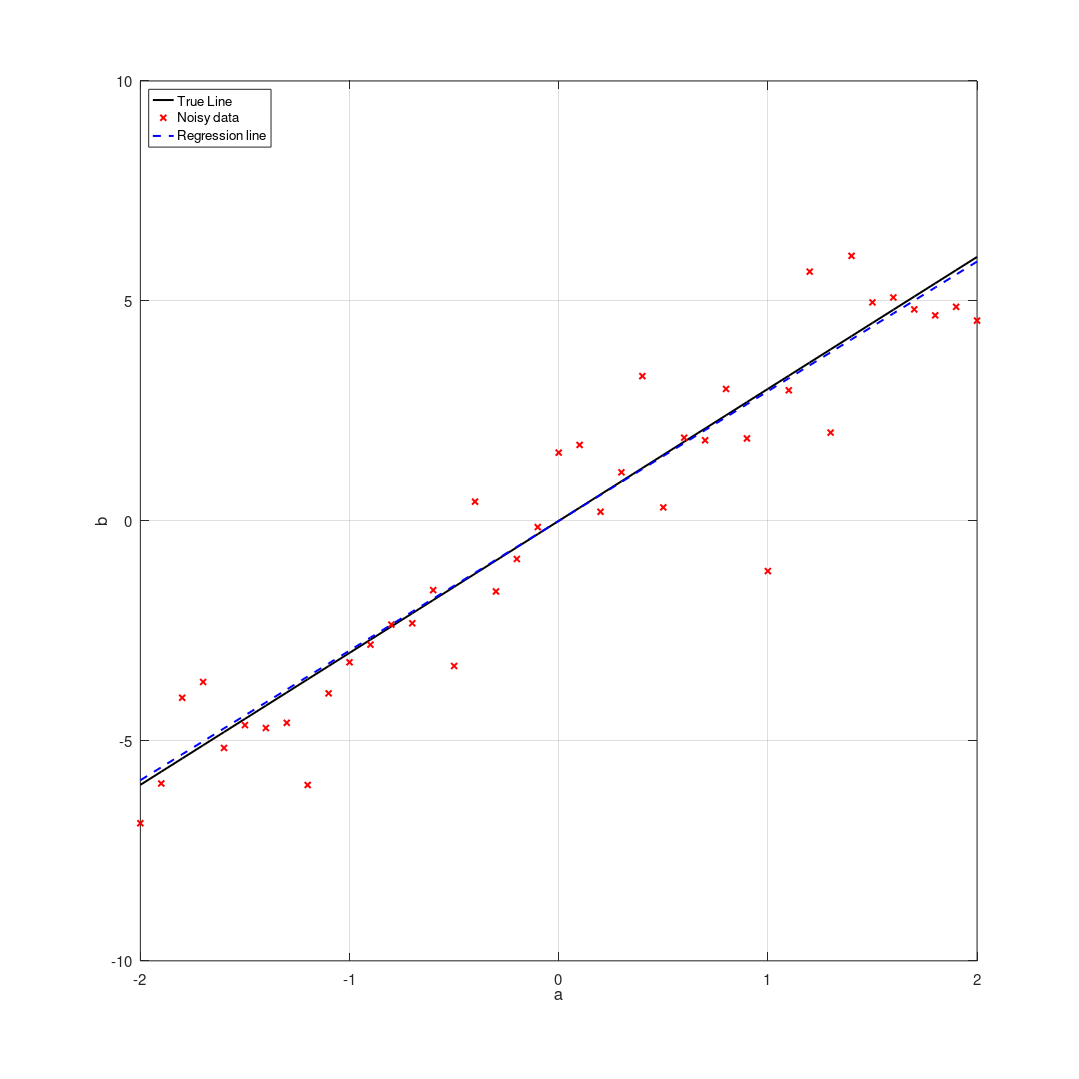

Source code (MATLAB):
clear all, close all, clc

x=3;
a = [-2:.1:2]';
b = a*x + 1*randn(size(a));

plot(a,x*a,'k','Linewidth',2)
hold on
plot(a,b,'rx','Linewidth',2)

[U,S,V] = svd(a,'econ');
xtilde = V*inv(S)*U'*b;

plot(a,xtilde*a,'b--','Linewidth',2)
l1 = legend('True Line','Noisy data','Regression line');
set(l1,'Location','Northwest')
set(l1,'Fontsize',18)
grid on
set(gcf,'Position',[20 20 1500 1500])
set(gcf,'PaperPositionMode','auto')
set(gca,'Fontsize',15)
xlabel('a')
ylabel('b')

xtilde1 = V*inv(S)*U'*b
xtilde2 = pinv(a)*b
xtilde3 = regress(b,a)